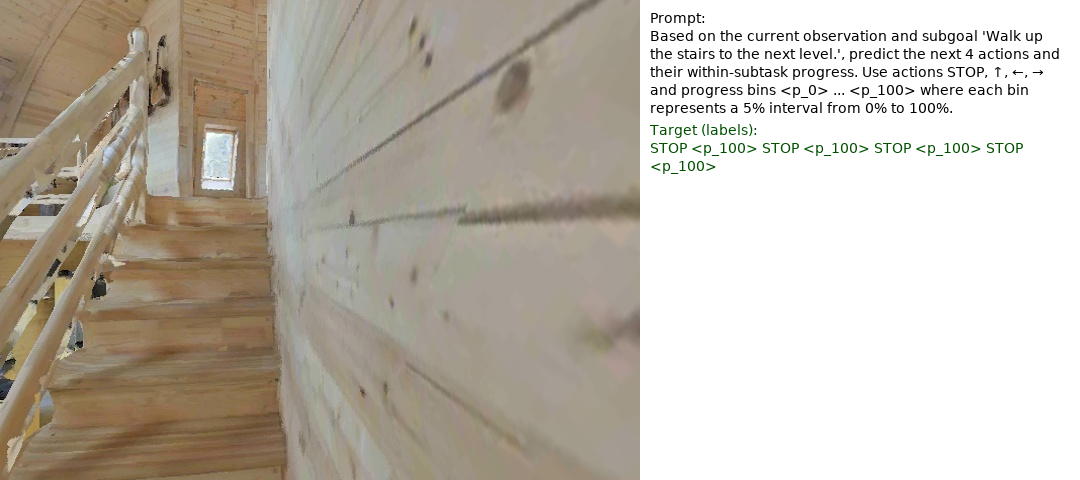
#> input picture ar_dataset_vis/ar_vis_001.png, 1080 x 480 px
$ python split_r2r_images.py --input_dir ../ar_dataset_vis
#> lines starting #> are read from the running program, lines starting #| are printed output that depends on the picture
#!/usr/bin/env python3
"""
Split R2R keyframe images into RGB and Map parts.

Each image is split horizontally:
- Left part: Fixed 640x480 RGB image
- Right part: Dynamic width Map image (remaining part)

Output files are saved in the same directory as input:
- Original: 000025.jpg
- Output: 000025_rgb.jpg and 000025_map.jpg

Usage:
    python split_r2r_images.py --input_dir /mnt/nvme/swx/dataset/R2R_keyframe --demo_only --demo_by_size
"""

import argparse
import os
from pathlib import Path
import cv2
import numpy as np


def check_image_sizes(input_dir, max_samples=100):
    """Check image sizes in the dataset and return size groups"""
#> called with input_dir = '../ar_dataset_vis', max_samples = 200
    sizes = {}
    count = 0

    for root, dirs, files in os.walk(input_dir):
        for file in files:
            if file.lower().endswith(('.jpg', '.jpeg', '.png')):
                img_path = os.path.join(root, file)
                try:
                    img = cv2.imread(img_path)
#> img is the input picture: shape (480, 1080, 3); mean B, G, R 174.3, 185.3, 192.3
                    if img is not None:
                        height, width = img.shape[:2]
#> height = 480; width = 1080
                        size = (width, height)  # (width, height) format
#> size = (1080, 480)
                        if size not in sizes:
                            sizes[size] = []
                        sizes[size].append(img_path)
                        count += 1
                        if count >= max_samples:
                            break
                except Exception as e:
                    print(f"Error reading {img_path}: {e}")
        if count >= max_samples:
            break

    print("=" * 60)
    print("Image Size Statistics:")
    print("=" * 60)
    for size, paths in sorted(sizes.items()):
        print(f"Size {size[0]}x{size[1]} (width x height): {len(paths)} images")
        if len(paths) <= 3:
            for p in paths:
                print(f"  - {p}")
        else:
            print(f"  - {paths[0]}")
            print(f"  - ... ({len(paths)-1} more)")
#> this loop made 1 pass
#| Size 1080x480 (width x height): 2 images
#|   - ../ar_dataset_vis/ar_vis_001.png
#|   - ../ar_dataset_vis/ar_vis_000.png
    print("=" * 60)

    return sizes


def split_image(img_path, output_rgb_path, output_map_path, fixed_rgb_width=640, map_left_crop=0):
    """Split an image: left fixed 640x480 RGB, right dynamic Map with left crop"""
#> called with img_path = '../ar_dataset_vis/ar_vis_000.png', output_rgb_path = '../ar_dataset_vis/ar_vis_000_rgb.png', output_map_path = '../ar_dataset_vis/ar_vis_000_map.png', fixed_rgb_width = 640, map_left_crop = 0
    try:
        # Read image using cv2 (BGR format)
        img = cv2.imread(img_path)
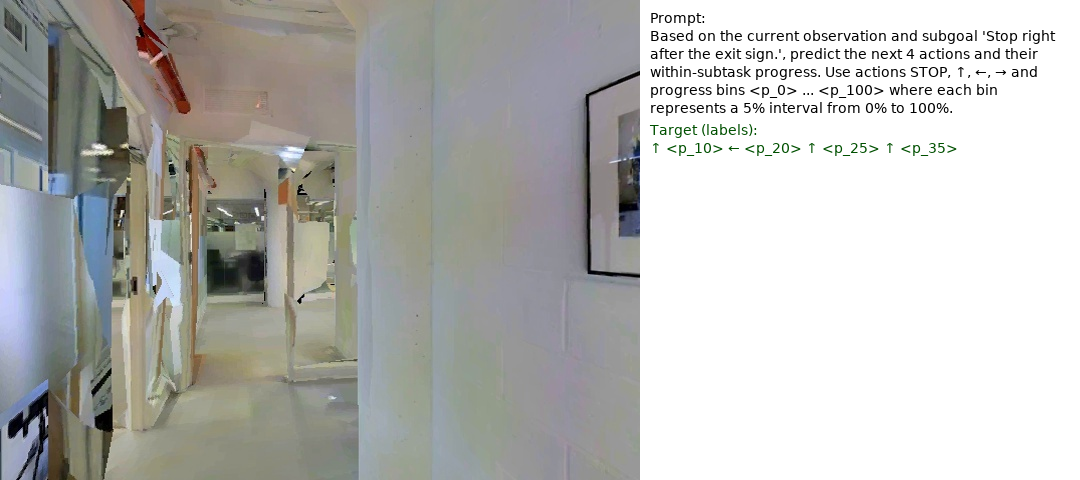
#> input picture ar_dataset_vis/ar_vis_000.png, 1080 x 480 px
#> img is the input picture: shape (480, 1080, 3); mean B, G, R 182.4, 185.1, 185
        if img is None:
            raise ValueError(f"Could not read image: {img_path}")

        height, width = img.shape[:2]
#> height = 480; width = 1080

        # Check if image is wide enough
        if width < fixed_rgb_width + map_left_crop:
            raise ValueError(f"Image width {width} is less than fixed RGB width {fixed_rgb_width} + map left crop {map_left_crop}")

        # Fixed left part (RGB): 640x480
        rgb_img = img[:, :fixed_rgb_width]
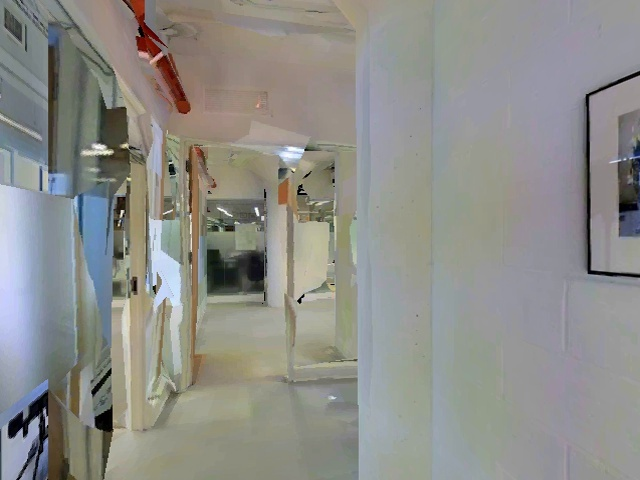
#> rgb_img: shape (480, 640, 3); mean B, G, R 137.2, 141.7, 141.6

        # Dynamic right part (Map): remaining width, with left crop
        map_start = fixed_rgb_width + map_left_crop
        map_img = img[:, map_start:]
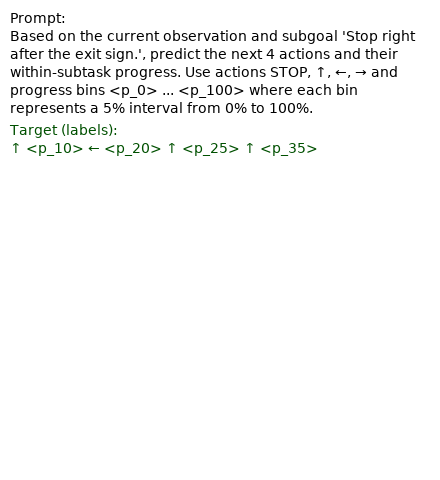
#> map_img: shape (480, 440, 3); mean B, G, R 248, 248.4, 248

        # Save both parts
        cv2.imwrite(output_rgb_path, rgb_img)
        cv2.imwrite(output_map_path, map_img)

        rgb_size = (fixed_rgb_width, height)
#> rgb_size = (640, 480)
        map_size = (width - map_start, height)
#> map_size = (440, 480)

        return True, rgb_size, map_size
    except Exception as e:
        print(f"Error splitting {img_path}: {e}")
        return False, None, None


def process_directory(input_dir, output_dir=None, demo_only=False, demo_count=1, demo_by_size=False, fixed_rgb_width=640, map_left_crop=0, delete_original=False):
    """Process all images in the directory"""
    input_path = Path(input_dir)

    # If output_dir is not specified, use input_dir (in-place processing)
    if output_dir is None:
        output_path = input_path
    else:
        output_path = Path(output_dir)

    # Find all image files
    image_files = []
    for ext in ['*.jpg', '*.jpeg', '*.png']:
        image_files.extend(input_path.rglob(ext))

    print(f"Found {len(image_files)} image files")

    # Select demo images by size if requested
    if demo_only and demo_by_size:
        sizes = check_image_sizes(input_dir, max_samples=200)
        demo_files = []
        for size, paths in sorted(sizes.items()):
            if len(paths) > 0:
                demo_files.append(paths[0])  # Take one from each size
                if len(demo_files) >= demo_count:
                    break
        image_files = demo_files
        print(f"\nSelected {len(demo_files)} demo images from different sizes:")
        for f in demo_files:
            img = cv2.imread(f)
            if img is not None:
                h, w = img.shape[:2]
                print(f"  - {Path(f).relative_to(input_path)}: {w}x{h}")
    elif demo_only:
        image_files = image_files[:demo_count]

    # Process each image
    processed = 0
    failed = 0

    for img_file in image_files:
        # Get file info
        img_path = Path(img_file)
        file_stem = img_path.stem  # e.g., "000025"
        file_ext = img_path.suffix  # e.g., ".jpg"

        # Create output paths in the same directory
        if output_dir is None:
            # In-place: save in same directory as input
            output_rgb_path = img_path.parent / f"{file_stem}_rgb{file_ext}"
            output_map_path = img_path.parent / f"{file_stem}_map{file_ext}"
        else:
            # Preserve directory structure in output_dir
            rel_path = img_path.relative_to(input_path)
            output_rgb_path = output_path / rel_path.parent / f"{file_stem}_rgb{file_ext}"
            output_map_path = output_path / rel_path.parent / f"{file_stem}_map{file_ext}"
            output_rgb_path.parent.mkdir(parents=True, exist_ok=True)
            output_map_path.parent.mkdir(parents=True, exist_ok=True)

        # Split the image
        success, rgb_size, map_size = split_image(
            str(img_file),
            str(output_rgb_path),
            str(output_map_path),
            fixed_rgb_width=fixed_rgb_width,
            map_left_crop=map_left_crop
        )
#> success = True; rgb_size = (640, 480); map_size = (440, 480)

        if success:
            processed += 1
            rel_path = img_path.relative_to(input_path) if output_dir else img_path.name

            # Delete original image if requested and both output files exist
            if delete_original:
                if output_rgb_path.exists() and output_map_path.exists():
                    try:
                        img_path.unlink()
                        print(f"✓ Split {rel_path} (original deleted)")
                    except Exception as e:
                        print(f"⚠ Warning: Failed to delete original {rel_path}: {e}")
                        print(f"✓ Split {rel_path}")
                else:
                    print(f"⚠ Warning: Output files missing, keeping original {rel_path}")
                    print(f"✓ Split {rel_path}")
            else:
                print(f"✓ Split {rel_path}")

            if processed <= 5 or demo_only:  # Print details for first 5 or all in demo mode
                print(f"  RGB: {rgb_size[0]}x{rgb_size[1]}, Map: {map_size[0]}x{rgb_size[1]}")
#|   RGB: 640x480, Map: 440x480
                print(f"  Output: {output_rgb_path.name}, {output_map_path.name}")
        else:
            failed += 1

    print("\n" + "=" * 60)
    print(f"Processing complete!")
    print(f"  Processed: {processed}")
    print(f"  Failed: {failed}")
    if output_dir:
        print(f"  Output directory: {output_path}")
    else:
        print(f"  Files saved in-place (same directory as input)")
    print("=" * 60)

    return processed, failed


def main():
    parser = argparse.ArgumentParser(description="Split R2R keyframe images into RGB (640x480) and Map parts")
    parser.add_argument("--input_dir", type=str, required=True,
                       help="Input directory containing R2R keyframe images")
    parser.add_argument("--output_dir", type=str, default=None,
                       help="Output directory (default: same as input_dir, in-place)")
    parser.add_argument("--check_only", action="store_true",
                       help="Only check image sizes, don't split")
    parser.add_argument("--demo_only", action="store_true",
                       help="Process only demo image(s) for verification")
    parser.add_argument("--demo_count", type=int, default=1,
                       help="Number of images to process in demo mode (default: 1)")
    parser.add_argument("--demo_by_size", action="store_true",
                       help="Select demo images from different sizes (use with --demo_only)")
    parser.add_argument("--fixed_rgb_width", type=int, default=640,
                       help="Fixed width for RGB part (default: 640)")
    parser.add_argument("--map_left_crop", type=int, default=0,
                       help="Number of pixels to crop from left side of Map part (default: 0)")
    parser.add_argument("--delete_original", action="store_true",
                       help="Delete original images after successful splitting (default: False)")

    args = parser.parse_args()

    # Check image sizes first
    print("Checking image sizes...")
    sizes = check_image_sizes(args.input_dir, max_samples=200)

    if args.check_only:
        print("\nCheck-only mode: Exiting without splitting images.")
        return

    # Process images
    print(f"\nStarting image splitting...")
    print(f"Input directory: {args.input_dir}")
    if args.output_dir:
        print(f"Output directory: {args.output_dir}")
    else:
        print(f"Output: In-place (same directory as input)")
    print(f"Fixed RGB width: {args.fixed_rgb_width}x480")
    if args.map_left_crop > 0:
        print(f"Map left crop: {args.map_left_crop} pixels")
    if args.delete_original:
        print(f"⚠️  WARNING: Original images will be DELETED after successful splitting!")

    if args.demo_only:
        if args.demo_by_size:
            print(f"\n⚠️  DEMO MODE: Processing {args.demo_count} image(s) from different sizes")
        else:
            print(f"\n⚠️  DEMO MODE: Only processing {args.demo_count} image(s) for verification")
        print("   Remove --demo_only flag to process all images")

    process_directory(
        args.input_dir,
        args.output_dir,
        demo_only=args.demo_only,
        demo_count=args.demo_count,
        demo_by_size=args.demo_by_size,
        fixed_rgb_width=args.fixed_rgb_width,
        map_left_crop=args.map_left_crop,
        delete_original=args.delete_original
    )


if __name__ == "__main__":
    main()
